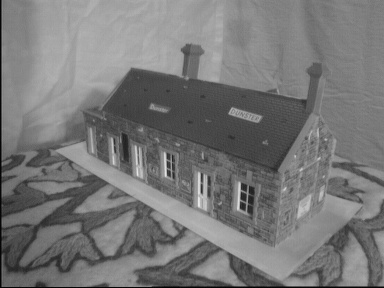
#> input picture AS3/part2/house1.jpg, 384 x 288 px
$ python part2_1.py
#> lines starting #> are read from the running program, lines starting #| are printed output that depends on the picture; long printed decimals are rounded
#> further down, I1 is the input picture: PIL image 384x288 RGB; min 0, max 232, mean 119.2
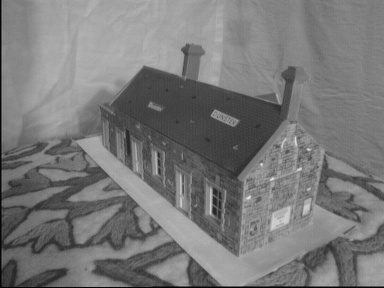
#> input picture AS3/part2/house2.jpg, 384 x 288 px
#> further down, I2 is the input picture: PIL image 384x288 RGB; min 0, max 229, mean 120.7
### AS3/part2/util.py
import numpy as np
import cv2
import scipy.spatial
import random
import numpy.linalg as nl

def ff_wrapper(matches, normalize=True, isransac=False):
    if isransac == False:
        return fit_fundamental(matches, normalize=normalize), matches

    else:
        imgx = matches[:, 0:2]
        imgxp = matches[:, 2:4]

        imgx = np.append(imgx, np.ones((len(imgx), 1)), axis=1)
        imgxp = np.append(imgxp, np.ones((len(imgxp), 1)), axis=1)

        F, real_matches = ransac(imgx, imgxp)
        return F, real_matches


def fit_fundamental(matches, normalize=True):
    length = len(matches)
    matches = np.array(matches)
    imgx = matches[:,0:2]
    imgxp = matches[:,2:4]

    imgx = np.append(imgx, np.ones((length,1)), axis=1)
    imgxp = np.append(imgxp, np.ones((length,1)), axis=1)

    T, Tp = np.zeros((3, 3)), np.zeros((3, 3))

    if normalize == True:
        mean_vecx = np.mean(imgx, axis=0)
        mean_vecxp = np.mean(imgxp, axis=0)
        disx, disxp = nl.norm(imgx, axis=1), nl.norm(imgxp, axis=1)
        iter = np.arange(2)

        T[iter,iter] = np.sqrt(2)/ np.mean(disx)
        Tp[iter,iter] = np.sqrt(2) / np.mean(disxp)
        T[2][:] = mean_vecx
        Tp[2][:] = mean_vecxp

        imgx = imgx @ T
        imgxp = imgxp @ Tp

    A = np.ones((length, 9))
    for x, xp, idx in zip(imgx, imgxp, range(length)):

        A[idx, 0:3] = x * xp[0]
        A[idx, 3:6] = x * xp[1]
        A[idx, 6:9] = x

    _, _, v = nl.svd(A, full_matrices=False)

    f = v[v.shape[0]-1,:]
    F = np.zeros((3,3))
    F[0,:] = f[0:3]
    F[1,:] = f[3:6]
    F[2,:] = f[6:9]

    if normalize == True:
        T, Tp = T.T, Tp.T
        F = Tp.T @ F @ T

    u, s, v = nl.svd(F, full_matrices=False)
    s[-1] = 0
    s = np.diag(s)
    F = u @ s @ v

    return F

def get_matches(img1, img2, thred = 20000):
#> called with thred = 20000
    print("Detecting POI......")

    sift = cv2.xfeatures2d.SIFT_create()
    kp1, des1 = sift.detectAndCompute(img1, None)
#> kp1 = 585 keypoints; strongest (x, y, size): (202, 191, 2), (242, 206, 3.8), (243, 196, 3.9), (243, 187, 3.9)
    kp2, des2 = sift.detectAndCompute(img2, None)
#> kp2 = 595 keypoints; strongest (x, y, size): (308, 149, 2.1), (300, 169, 2.2), (214, 211, 3.3), (210, 212, 2.2)

    dists = scipy.spatial.distance.cdist(des1, des2, 'sqeuclidean')
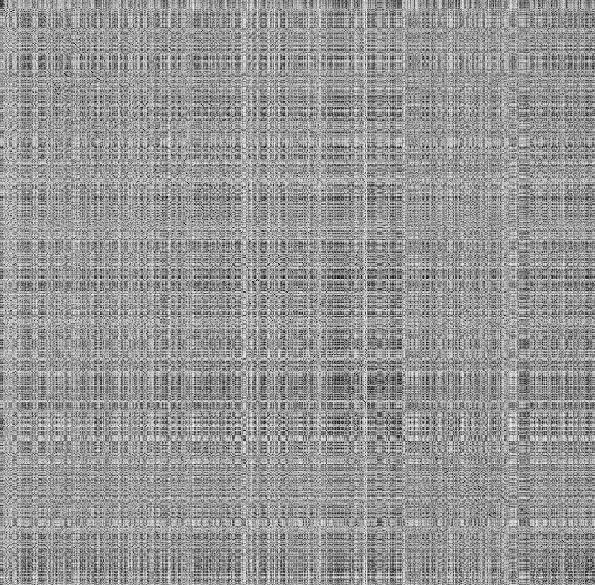
#> dists: shape (585, 595) float64; min 5166, max 478356, mean 283825.4; drawn with min black and max white

    idx1, idx2 = np.nonzero(dists < thred)[0], np.nonzero(dists < thred)[1]
#> idx1 = 68 values from 5 to 561; idx2 = 68 values, max 588 at index 67, min 11 at index 1, mean 300.2
    kp3 = np.array([kp1[i].pt for i in idx1])
#> kp3 = 68 pairs, first value 2.53 to 361.6, second value 63.37 to 284.9
    kp4 = np.array([kp2[i].pt for i in idx2])
#> kp4 = 68 pairs, first value 7.06 to 371.1, second value 63.44 to 285.1

    kp3[:,1], kp3[:,0] = kp3[:,0], kp3[:,1]
    kp4[:,1], kp4[:,0] = kp4[:,0], kp4[:,1]

    # print(kp3.shape)
    # left_pts = [np.array(list(mem.pt)) for mem in kp3]  # x, y
    # right_pts = [np.array(list(mem.pt)) for mem in kp4]  # x', y'

    return np.append(kp3, kp4, axis=1)


def ransac(pts1, pts2):

    print("Finding Optimal Match......")
    total_len = len(pts1)

    while(1):
        idxs = np.array(random.sample(range(total_len), 10))
        partial1, partial2 = np.array([pts1[i] for i in idxs]), np.array([pts2[i] for i in idxs])

        # print(np.append(partial1, partial2, axis=1).shape, 'shabi')
        F = fit_fundamental(np.append(partial1[:,:2], partial2[:,:2], axis=1))

        p1_, p2_ = np.array([p.reshape(3,1) for p in partial1]), np.array([p.reshape(3,1) for p in partial2])
        errors = np.abs([pt2.T @ F @ pt1 for pt1, pt2 in zip(pts1, pts2)])
        # print(np.max(errors))
        # print(np.mean(errors))
        if np.mean(errors) < 1e-12:
            # print(np.mean(errors))
            pts1_, pts2_ =  np.array([p.reshape(3,1) for p in pts1]), np.array([p.reshape(3,1) for p in pts2])
            errors = abs(np.array([pt2.T @ F @ pt1 for pt1, pt2 in zip(pts1_, pts2_)]))

            if(np.sum(errors < 1e-16) / total_len > 0.4):
                print(np.sum(errors < 1e-16))
                # print("Average Residual is: " + str(np.sum((errors * (errors < 1e-16))) / np.sum(errors < 1e-16)))
                print("Match Found!")
                postive = list(np.where(errors < 1e-16)[0])
                matches = []
                for i in postive:
                    matches.append(cv2.DMatch(i, i, 1))
                # print("match num:" + str(len(matches)))

                return np.array(F), matches

### AS3/part2/part2_1.py
from PIL import Image
import numpy as np
import matplotlib.pyplot as plt
import numpy.linalg as nl
import cv2
from util import fit_fundamental, get_matches, ff_wrapper

##
## load images and match files for the first example
##

I1 = Image.open('house1.jpg')
I2 = Image.open('house2.jpg')

# print(cv2.imread('house1.jpg', flags=0)[3][5], I1.getpixel((3,5)))

# matches = np.loadtxt('house_matches.txt')
matches = get_matches(cv2.imread('house1.jpg', flags=0), cv2.imread('house2.jpg', flags=0))
#> matches = 68 rows, first 6: [2.53, 2.53, 336.8, 336.8], [7.01, 7.01, 7.06, 7.06], [17.46, 17.46, 15.1, 15.1], [30.25, 30.25, 41.25, 41.25], [46.36, 46.36, 39, 39], [48.75, 48.75, 51.81, 51.81]

# this is a N x 4 file where the first two numbers of each row
# are coordinates of corners in the first image and the last two
# are coordinates of corresponding corners in the second image:
# matches(i,1:2) is a point in the first image
# matches(i,3:4) is a corresponding point in the second image

N = len(matches)
#> N = 68

##
## display two images side-by-side with matches
## this code is to help you visualize the matches, you don't need
## to use it to produce the results for the assignment
##

I3 = np.zeros((I1.size[1],I1.size[0]*2,3) )

I3[:,:I1.size[0],:] = I1
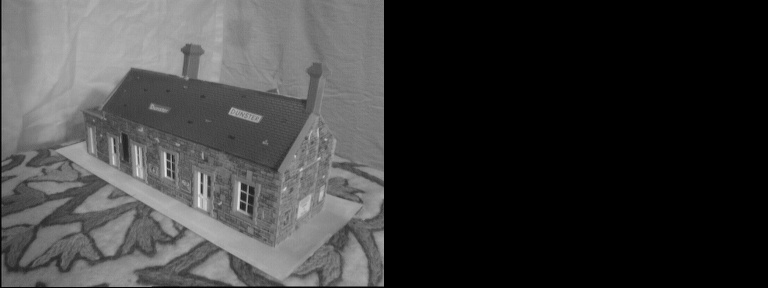
#> I3: shape (288, 768, 3) float64; min 0, max 232, mean 59.6
I3[:,I1.size[0]:,:] = I2
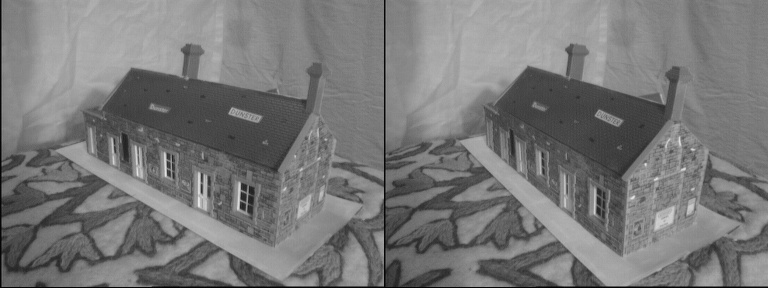
#> I3: shape (288, 768, 3) float64; min 0, max 232, mean 120

# [14 lines of commented-out code are left out]
F, _ = ff_wrapper(matches, normalize = True, isransac=True) # this is a function that you should write
#> in ff_wrapper, `imgx = matches[:, 0:2]`: imgx = 68 pairs, first value 2.53 to 361.6, second value 2.53 to 361.6
#> in ff_wrapper, `imgxp = matches[:, 2:4]`: imgxp = 68 pairs, first value 7.06 to 371.1, second value 7.06 to 371.1
#> in ff_wrapper, `imgx = np.append(imgx, np.ones((len(imgx), 1)), axis=1)`: imgx = 68 rows, first 8: [2.53, 2.53, 1], [7.01, 7.01, 1], [17.46, 17.46, 1], [30.25, 30.25, 1], [46.36, 46.36, 1], [48.75, 48.75, 1], [48.75, 48.75, 1], [57.78, 57.78, 1]
#> in ff_wrapper, `imgxp = np.append(imgxp, np.ones((len(imgxp), 1)), axis=1)`: imgxp = 68 rows, first 8: [336.8, 336.8, 1], [7.06, 7.06, 1], [15.1, 15.1, 1], [41.25, 41.25, 1], [39, 39, 1], [51.81, 51.81, 1], [51.81, 51.81, 1], [34.35, 34.35, 1]
#> in ransac, `total_len = len(pts1)`: total_len = 68
#> the loop in ransac, `while(1):` made 49 passes
#> (mean_vecx in fit_fundamental, mean_vecxp in fit_fundamental) on passes 1 to 12: ([220.3, 220.3, 1], [201.3, 201.3, 1]), ([182.8, 182.8, 1], [163.5, 163.5, 1]), ([174.3, 174.3, 1], [173.3, 173.3, 1]), ([213.3, 213.3, 1], [213.2, 213.2, 1]), ([182.3, 182.3, 1], [157, 157, 1]), ([182.4, 182.4, 1], [199.5, 199.5, 1]), ([166.5, 166.5, 1], [157.7, 157.7, 1]), ([215.7, 215.7, 1], [218.4, 218.4, 1]), ([201.3, 201.3, 1], [216.6, 216.6, 1]), ([184.1, 184.1, 1], [161.5, 161.5, 1]), ([155.1, 155.1, 1], [187.7, 187.7, 1]), ([191.8, 191.8, 1], [167.4, 167.4, 1])
#| 41
#> after the loop in ransac, `while(1):`: matches = 41 matches; postive = 41 values from 1 to 67
#> in ff_wrapper, `F, real_matches = ransac(imgx, imgxp)`: F = [[7.06e-22, 7.06e-22, 4.79e-17], [-2.37e-17, 2.37e-17, -4.83e-17], [-0.00542, 0.00542, -2.87e-17]]; real_matches = 41 matches

M = np.c_[matches[:,0:2], np.ones((N,1))].transpose()
L1 = np.matmul(F, M).transpose() # transform points from
#> L1 = 68 rows, first 8: [4.79e-17, -4.84e-17, -2.62e-17], [4.79e-17, -4.84e-17, -2.4e-17], [4.8e-17, -4.84e-17, -1.82e-17], [4.8e-17, -4.84e-17, -9.76e-18], [4.8e-17, -4.84e-17, 7.72e-18], [4.8e-17, -4.84e-17, 9.66e-18], [4.8e-17, -4.84e-17, 9.66e-18], [4.8e-17, -4.84e-17, -1.77e-18]
# the first image to get epipolar lines in the second image

# find points on epipolar lines L closest to matches(:,3:4)
l = np.sqrt(L1[:,0]**2 + L1[:,1]**2)
#> l = 68 values from 6.81e-17 to 6.88e-17
L = np.divide(L1,np.kron(np.ones((3,1)),l).transpose())# rescale the line
#> L = 68 rows, first 8: [0.704, -0.71, -0.385], [0.704, -0.71, -0.352], [0.704, -0.71, -0.267], [0.704, -0.71, -0.143], [0.704, -0.71, 0.113], [0.704, -0.71, 0.142], [0.704, -0.71, 0.142], [0.704, -0.71, -0.0259]
pt_line_dist = np.multiply(L, np.c_[matches[:,2:4], np.ones((N,1))]).sum(axis = 1)
#> pt_line_dist = 68 values, max 3.92 at index 59, min -2.44 at index 0, mean 0.646
closest_pt = matches[:,2:4] - np.multiply(L[:,0:2],np.kron(np.ones((2,1)), pt_line_dist).transpose())
#> closest_pt = 68 pairs, first value 7.34 to 370.9, second value 6.78 to 371.3

print(np.mean(abs(pt_line_dist)))
#| 0.9537

# find endpoints of segment on epipolar line (for display purposes)
pt1 = closest_pt - np.c_[L[:,1], -L[:,0]]*10# offset from the closest point is 10 pixels
#> pt1 = 68 pairs, first value 14.44 to 378, second value 13.82 to 378.4
pt2 = closest_pt + np.c_[L[:,1], -L[:,0]]*10
#> pt2 = 68 pairs, first value 0.237 to 363.8, second value -0.261 to 364.3

# display points and segments of corresponding epipolar lines
fig, ax = plt.subplots()
ax.set_aspect('equal')
ax.imshow(np.array(I2).astype(float))
ax.plot(matches[:,2],matches[:,3],  '+r')
ax.plot([matches[:,2], closest_pt[:,0]],[matches[:,3], closest_pt[:,1]], 'r')
ax.plot([pt1[:,0], pt2[:,0]],[pt1[:,1], pt2[:,1]], 'g')
plt.show()
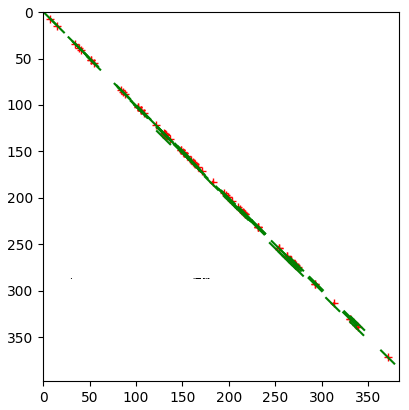
#> figure drawn by matplotlib, 1 panel
